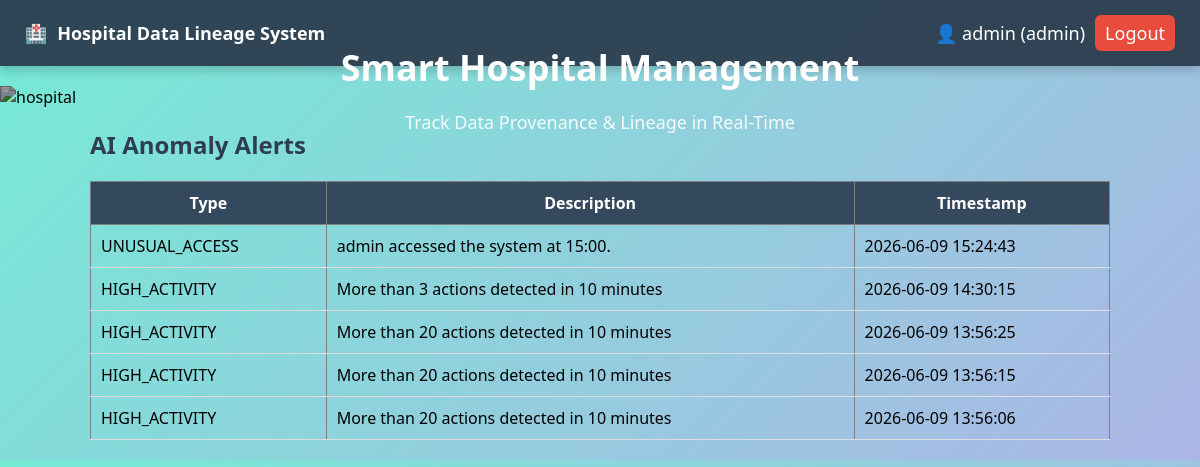
/alerts (signed in), run on the app's committed database.
### tables this page shows
CREATE TABLE anomaly_alerts (
        id INTEGER PRIMARY KEY AUTOINCREMENT,
        alert_type TEXT,
        description TEXT,
        timestamp TEXT
    );

### app.py (the view)
@app.route('/alerts')
def alerts():
    if 'user' not in session:
        return redirect('/')
    conn = get_db()
    cur = conn.cursor()
    cur.execute("""
        SELECT *
        FROM anomaly_alerts
        ORDER BY id DESC
    """)
    alerts = cur.fetchall()
    conn.close()
    return render_template(
        'alerts.html',
        alerts=alerts
    )

### database.py (called while the page is built)
def get_db():
    conn = sqlite3.connect(DATABASE)
    conn.row_factory = sqlite3.Row
    conn.execute("PRAGMA foreign_keys = ON")
    return conn

### templates/alerts.html
{% extends "base.html" %}
{% block content %}
<h2>AI Anomaly Alerts</h2>
{% if alerts %}
<table border="1">
    <tr>
        <th>Type</th>
        <th>Description</th>
        <th>Timestamp</th>
    </tr>
    {% for alert in alerts %}
    <tr>
        <td>{{ alert['alert_type'] }}</td>
        <td>{{ alert['description'] }}</td>
        <td>{{ alert['timestamp'] }}</td>
    </tr>
    {% endfor %}
</table>
{% else %}
<p>No anomalies detected.</p>
{% endif %}
{% endblock %}

### static/style.css (style rules this page uses)
body { margin: 0; font-family: 'Segoe UI', sans-serif; background: linear-gradient(135deg, #74ebd5, #ACB6E5); }
h2, h3 { color: #2c3e50; }
table { width: 100%; border-collapse: collapse; }
th { background: #34495e; color: white; padding: 10px; }
td { padding: 10px; border-bottom: 1px solid #ddd; }

### data on the page
anomaly_alerts: alert_type "UNUSUAL_ACCESS", description "admin accessed the system at 15:00.", timestamp "2026-06-09 15:24:43"
anomaly_alerts: alert_type "HIGH_ACTIVITY", description "More than 3 actions detected in 10 minutes", timestamp "2026-06-09 14:30:15"
anomaly_alerts: alert_type "HIGH_ACTIVITY", description "More than 20 actions detected in 10 minutes", timestamp "2026-06-09 13:56:25"
anomaly_alerts: alert_type "HIGH_ACTIVITY", description "More than 20 actions detected in 10 minutes", timestamp "2026-06-09 13:56:15"
anomaly_alerts: alert_type "HIGH_ACTIVITY", description "More than 20 actions detected in 10 minutes", timestamp "2026-06-09 13:56:06"

### other printed values
{{ session.user }} "admin"
{{ session.role }} "admin"
